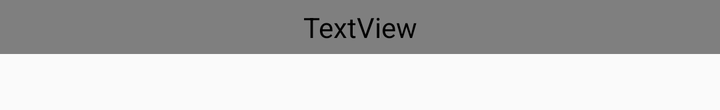
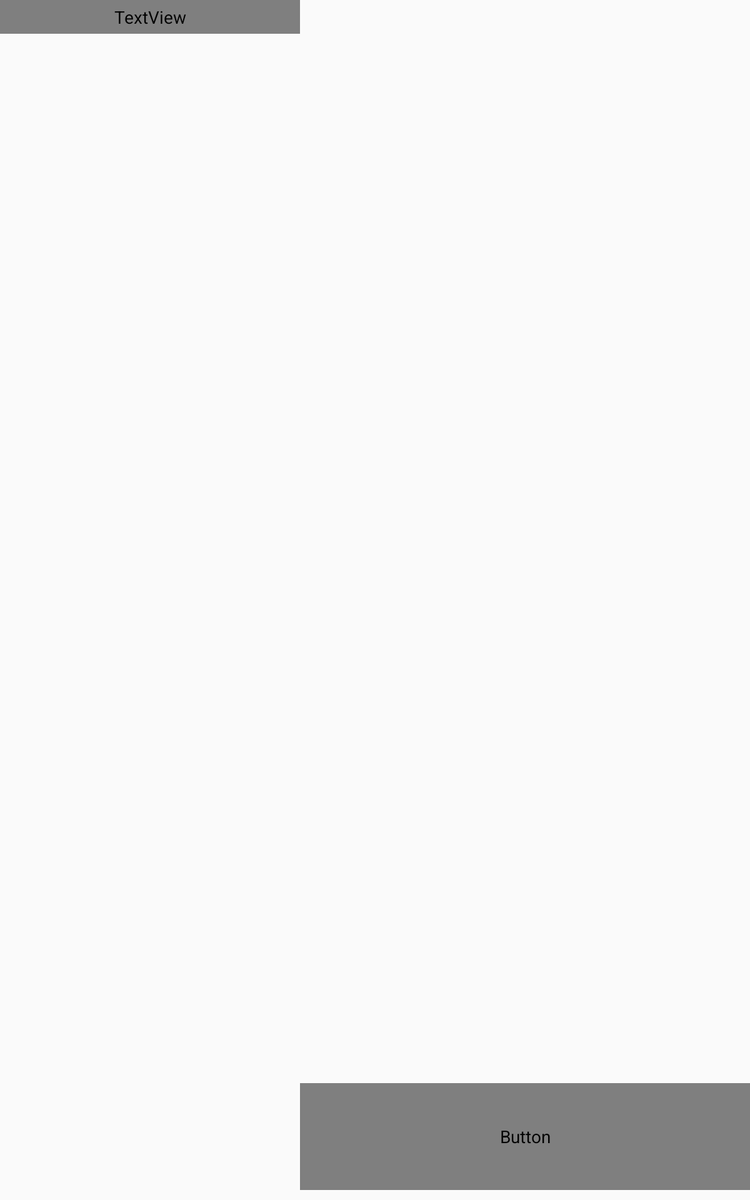

The same Android screen from two of the app's own layout files: first res/layout/ as a phone draws it, then the repository's variant for another configuration, drawn on a device whose configuration selects that folder. Both files follow.
<!-- AndroidManifest.xml: application theme AppTheme -->
<!-- res/layout/activity_detail.xml -->
<?xml version="1.0" encoding="utf-8"?>
<ScrollView
    xmlns:android="http://schemas.android.com/apk/res/android"
    android:layout_width="match_parent"
    android:layout_height="wrap_content">

    <LinearLayout
        android:layout_width="match_parent"
        android:layout_height="wrap_content"
        android:orientation="vertical">

        <TextView
            android:layout_width="match_parent"
            android:layout_height="wrap_content"
            android:textSize="24sp"
            android:layout_marginBottom="4dp"
            android:padding="4dp"
            android:gravity="center"
            android:id="@+id/detail_title_tv"
            style="@style/ItemList"/>

        <FrameLayout
            android:layout_width="match_parent"
            android:layout_height="0dp"
            android:layout_weight="1"
            android:layout_marginBottom="4dp"
            android:padding="4dp"
            android:id="@+id/container_ingredients"/>

        <FrameLayout
            android:layout_width="match_parent"
            android:layout_height="0dp"
            android:layout_weight="2"
            android:layout_marginBottom="4dp"
            android:padding="4dp"
            android:id="@+id/container_steps"/>

    </LinearLayout>
</ScrollView>
<!-- resources referenced by this layout -->
<resources>
  <style name="ItemList">
          <item name="android:textColor">@color/colorPrimaryText</item>
          <item name="android:fontFamily">RobotoMedium</item>
          <item name="android:textSize">20sp</item>
          <item name="android:padding">8dp</item>
      </style>
  <style name="AppTheme" parent="Theme.AppCompat.Light.DarkActionBar">
          
          <item name="colorPrimary">@color/colorPrimary</item>
          <item name="colorPrimaryDark">@color/colorPrimaryDark</item>
          <item name="colorAccent">@color/colorAccent</item>
          <item name="android:textColor">@color/colorTextIcon</item>
      </style>
  <color name="colorPrimaryText">#212121</color>
  <color name="colorPrimary">#03A9F4</color>
  <color name="colorPrimaryDark">#0288D1</color>
  <color name="colorAccent">#CDDC39</color>
  <color name="colorTextIcon">#FFFFFF</color>
</resources>
<!-- res/layout-sw600dp/activity_detail.xml (the repository's variant of the layout above) -->
<!-- drawn on a 7-inch tablet held upright -->
<?xml version="1.0" encoding="utf-8"?>
<LinearLayout xmlns:android="http://schemas.android.com/apk/res/android"
    android:layout_width="match_parent"
    android:layout_height="match_parent"
    android:orientation="horizontal">

    <LinearLayout
        android:layout_width="0dp"
        android:layout_height="match_parent"
        android:layout_weight="2">

        <ScrollView
            android:layout_width="match_parent"
            android:layout_height="wrap_content">

            <LinearLayout
                android:layout_width="match_parent"
                android:layout_height="wrap_content"
                android:orientation="vertical">

                <TextView
                    android:layout_width="match_parent"
                    android:layout_height="wrap_content"
                    android:textSize="24sp"
                    android:layout_marginBottom="4dp"
                    android:padding="4dp"
                    android:gravity="center"
                    android:id="@+id/detail_title_tv"
                    style="@style/ItemList"/>

                <FrameLayout
                    android:layout_width="match_parent"
                    android:layout_height="0dp"
                    android:layout_weight="1"
                    android:layout_marginBottom="4dp"
                    android:padding="4dp"
                    android:id="@+id/container_ingredients"/>

                <FrameLayout
                    android:layout_width="match_parent"
                    android:layout_height="0dp"
                    android:layout_weight="2"
                    android:layout_marginBottom="4dp"
                    android:padding="4dp"
                    android:id="@+id/container_steps"/>
            </LinearLayout>
        </ScrollView>
    </LinearLayout>

    <LinearLayout
        android:layout_width="0dp"
        android:layout_height="match_parent"
        android:layout_weight="3"
        android:orientation="vertical">

        <FrameLayout
            android:layout_width="match_parent"
            android:layout_height="0dp"
            android:layout_weight="3"
            android:id="@+id/container_exo_player"/>

        <FrameLayout
            android:layout_width="match_parent"
            android:layout_height="0dp"
            android:layout_weight="2"
            android:layout_marginTop="16dp"
            android:id="@+id/container_instruction"/>

        <Button
            android:layout_width="match_parent"
            android:layout_height="0dp"
            android:layout_marginBottom="8dp"
            android:layout_weight="0.5"
            style="@style/ItemList"
            android:text="@string/button_next"
            android:onClick="buttonNext"
            android:textAllCaps="false"/>
    </LinearLayout>

</LinearLayout>
<!-- resources referenced by the variant -->
<!-- as a 7-inch tablet held upright resolves them -->
<resources>
  <string name="button_next">Next step</string>
  <style name="ItemList">
          <item name="android:textColor">@color/colorPrimaryText</item>
          <item name="android:fontFamily">RobotoMedium</item>
          <item name="android:textSize">20sp</item>
          <item name="android:padding">8dp</item>
      </style>
  <style name="AppTheme" parent="Theme.AppCompat.Light.DarkActionBar">
          
          <item name="colorPrimary">@color/colorPrimary</item>
          <item name="colorPrimaryDark">@color/colorPrimaryDark</item>
          <item name="colorAccent">@color/colorAccent</item>
          <item name="android:textColor">@color/colorTextIcon</item>
      </style>
  <color name="colorPrimaryText">#212121</color>
  <color name="colorPrimary">#03A9F4</color>
  <color name="colorPrimaryDark">#0288D1</color>
  <color name="colorAccent">#CDDC39</color>
  <color name="colorTextIcon">#FFFFFF</color>
</resources>
